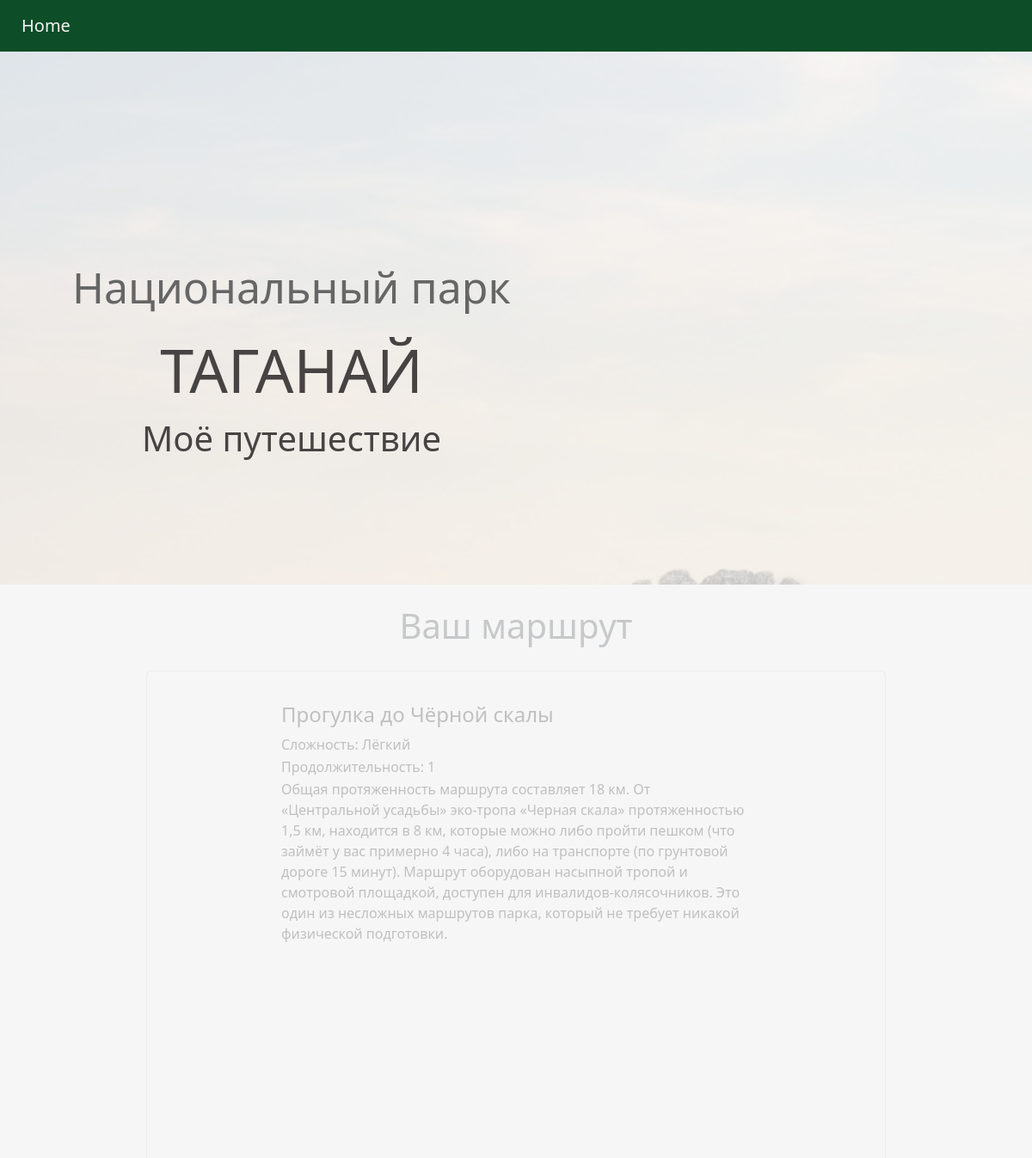
Page /route/2/ (upper part) on the earlier database version.
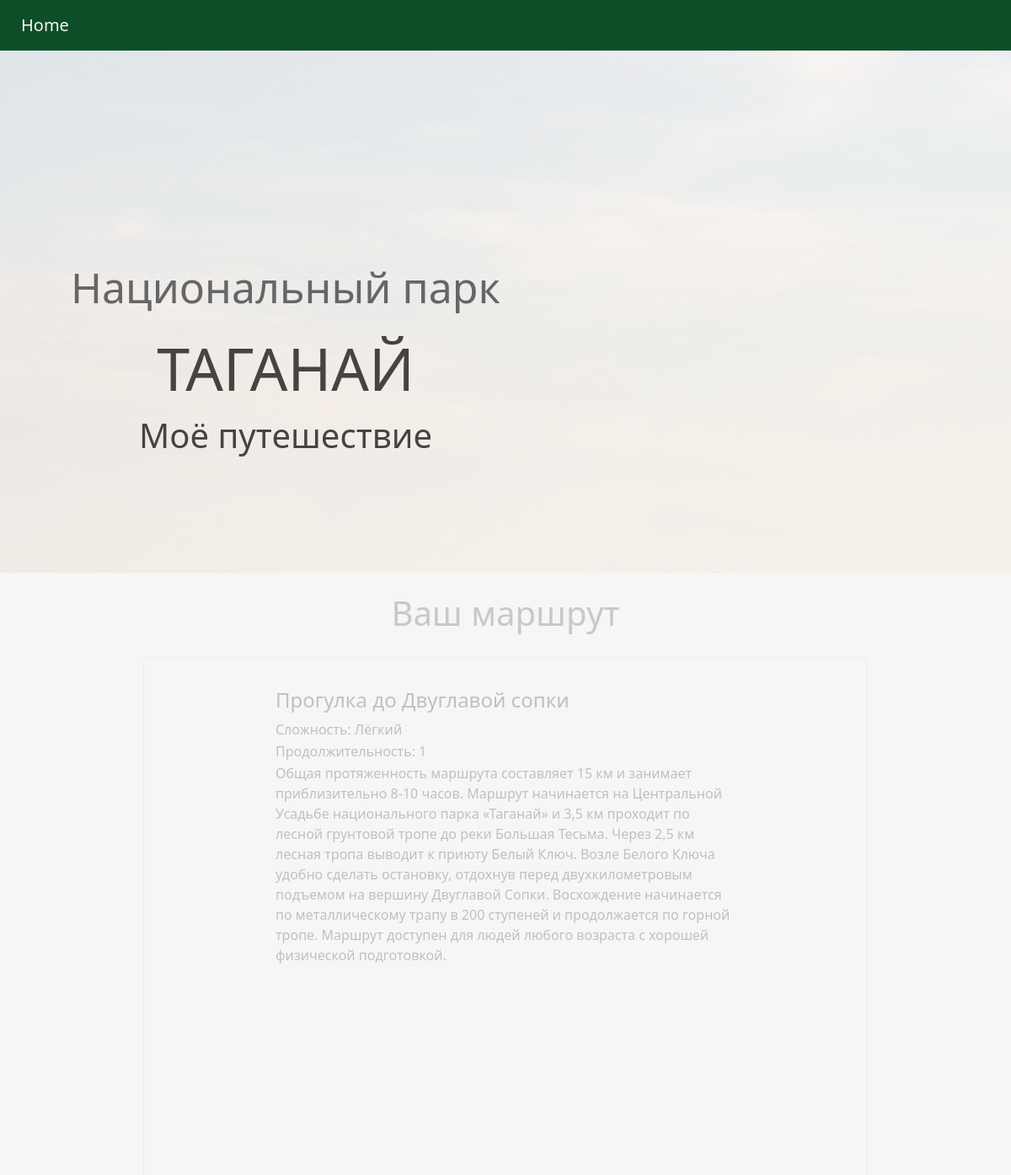
Same page on the later database version.
### naturetrail/models.py (models this page shows)
class Route(models.Model):
    DIFICULT_CHOICES = (
        ("Лёгкий", "Лёгкий"),
        ("Средний", "Средний"),
        ("Сложный", "Сложный"),
        ("Выживание", "Выживание"),
    )
    name = models.CharField(max_length=320, default='generated-route')
    duration = models.PositiveSmallIntegerField()
    level_of_hardness = models.CharField(max_length=20,
                                         choices=DIFICULT_CHOICES, )
    description = models.TextField()
    price_of_accommodation = models.PositiveSmallIntegerField(default=0)
    picture = models.ImageField(upload_to='naturetrail/static/images', null=True)
    equipment = models.FileField(upload_to='equipments',null=True)
    water = models.CharField(max_length=320)
    points = models.ManyToManyField('Point', through='RoutePoint')

### naturetrail/views.py (the view)
# urls.py: path('route/<int:route_id>/', views.route_detail, name='route_detail'),
def route_detail(request, route_id):
    try:
        route = Route.objects.get(pk=route_id)
        data = prepare_data_for_ready_route(route)
    except Route.DoesNotExist:
        return render(request, 'error.html', {'error_message': 'Маршрут не найден'})
    print(data)
    return render(request, 'route_detail.html', data)

### naturetrail/views.py (called while the page is built)
def prepare_data_for_ready_route(_route):
    original_picture_path = _route.picture.name
    to_remove = "naturetrail/static/"
    picture_path = original_picture_path.removeprefix(to_remove)
    points = _route.points.all()
    points_data = [{'name': point.name, 'latitude': point.latitude, 'longitude': point.longitude} for point in points]
    return {
        'form': "form",
        'description_h': _route.description,
        'picture_h': picture_path,
        'name_h': _route.name,
        'dificult_h': _route.level_of_hardness,
        'water_h': _route.water,
        'duration_h': _route.duration,
        'points_data': json.dumps(points_data)
    }

### naturetrail/templates/route_detail.html (shortened to what this page needs)
<!DOCTYPE html>
<html lang="en">
<head>
    {% load static %}
    <link href="{% static 'css/bootstrap.min.css' %}" rel="stylesheet" type="text/css">
    <link href="/static/css/main.css" rel="stylesheet" type="text/css">
</head>
<body>
<nav class="navbar navbar-expand-lg fixed-top" id="menu">
    <a class="navbar-brand" href="/">Home</a>
</nav>
<header class="header_route_detail">
    <div class="overlay_route_detail"></div>
    <div class="container">
        <div class="row">
            <div class="col-md-6 d-flex justify-content-between">
                <div class="description text-center">
                    <h3>
                        <p>
                            Национальный парк
                        </p>
                        ТАГАНАЙ
                    </h3>
                    <div class="preview2">Моё путешествие</div>
                </div>
            </div>
        </div>
    </div>
</header>
<div class="gener" id="gener">
    <div class="container">
        <h1 class="text-center mt-4">Ваш маршрут</h1>
        <div class="row">
            <div class="one">
                <div class="card" id="card">
                    <div class="card-body" id="card-body">
                        <h4 class="card-title">{{name_h}}</h4>
                        <p class="card1-text">Сложность: {{ dificult_h }}</p>
                        <p class="card1-text">Продолжительность: {{ duration_h }}</p>
                        <p class="card-text4">{{ description_h }}</p>
                        <div id="map" style="width: 600px; height: 400px"></div>
                    </div>
                </div>
            </div>
        </div>
    </div>
</div>
</body>
</html>

### naturetrail/static/css/main.css (style rules this page uses)
.navbar { background:#0d4d28; padding: 10px 10px 10px 10px; }
.nav-link , .navbar-brand { margin-left: 15px; color: #f4f4f4; cursor: pointer; }
.header_route_detail { height: 85vh; background-image: url('/static/img/taganay_main_fon1.jpg'); background-attachment: fixed; background-size: cover; background-position: center; }
.overlay_route_detail { position: absolute; height: 85%; min-width: 100%; left: 0; top: 0; background: rgba(244, 244, 244, 0.79); z-index: 1; }
.description { position: absolute; top: 15%; margin: 5px 30px 30px 10px; padding: 2em; z-index: 2; }
.description h3 { font-size: 70px; color:#474343 ; }
.description p { text-align: center; color:#666; font-size: 50px; width:100%; line-height: 1.5; }
.card1-text { margin-bottom:2px; color:#000000; }
.preview2 { font-size: 40px; color:#474343; }
.one { padding: 20px 140px 40px 140px; text-aligin:center; }
.gener .card { padding: 20px 140px 40px 140px; }
.card-text4 { font-size:18; }
.card-body { text-decoration: none; color: black; }

Differences in the rows shown:
changed Route "Лёгкий": name "Прогулка до Чёрной скалы" → "Прогулка до Двуглавой сопки"; description "Общая протяженность маршрута составляет 18 км. От «Центральной усадьбы» эко-тропа «Черная скала» протяженностью 1,5 км, находится в 8 км, которые можно либо пройти пешком (что займёт у вас примерно 4 часа), либо на транспорте (по грунтовой дороге 15 минут). Маршрут оборудован насыпной тропой и смотровой площадкой, доступен для инвалидов-колясочников. Это один из несложных маршрутов парка, который не требует никакой физической подготовки." → "Общая протяженность маршрута составляет 15 км и занимает приблизительно 8-10 часов. Маршрут начинается на Центральной Усадьбе национального парка «Таганай» и 3,5 км проходит по лесной грунтовой тропе до реки Большая Тесьма. Через 2,5 км лесная тропа выводит к приюту Белый Ключ. Возле Белого Ключа удобно сделать остановку, отдохнув перед двухкилометровым подъемом на вершину Двуглавой Сопки. Восхождение начинается по металлическому трапу в 200 ступеней и продолжается по горной тропе. Маршрут доступен для людей любого возраста с хорошей физической подготовкой."
